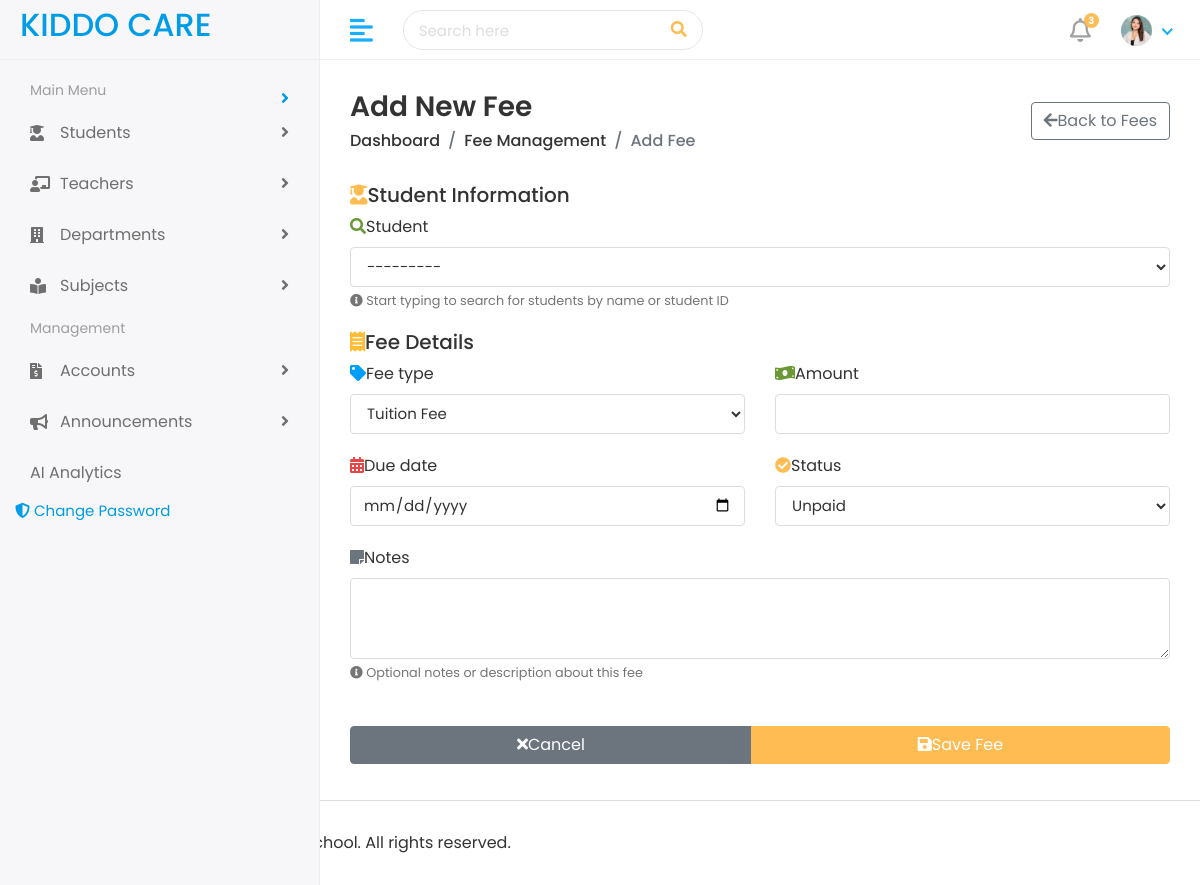
The page /adminservices/add-fees/ (signed in) on the database as committed earlier.
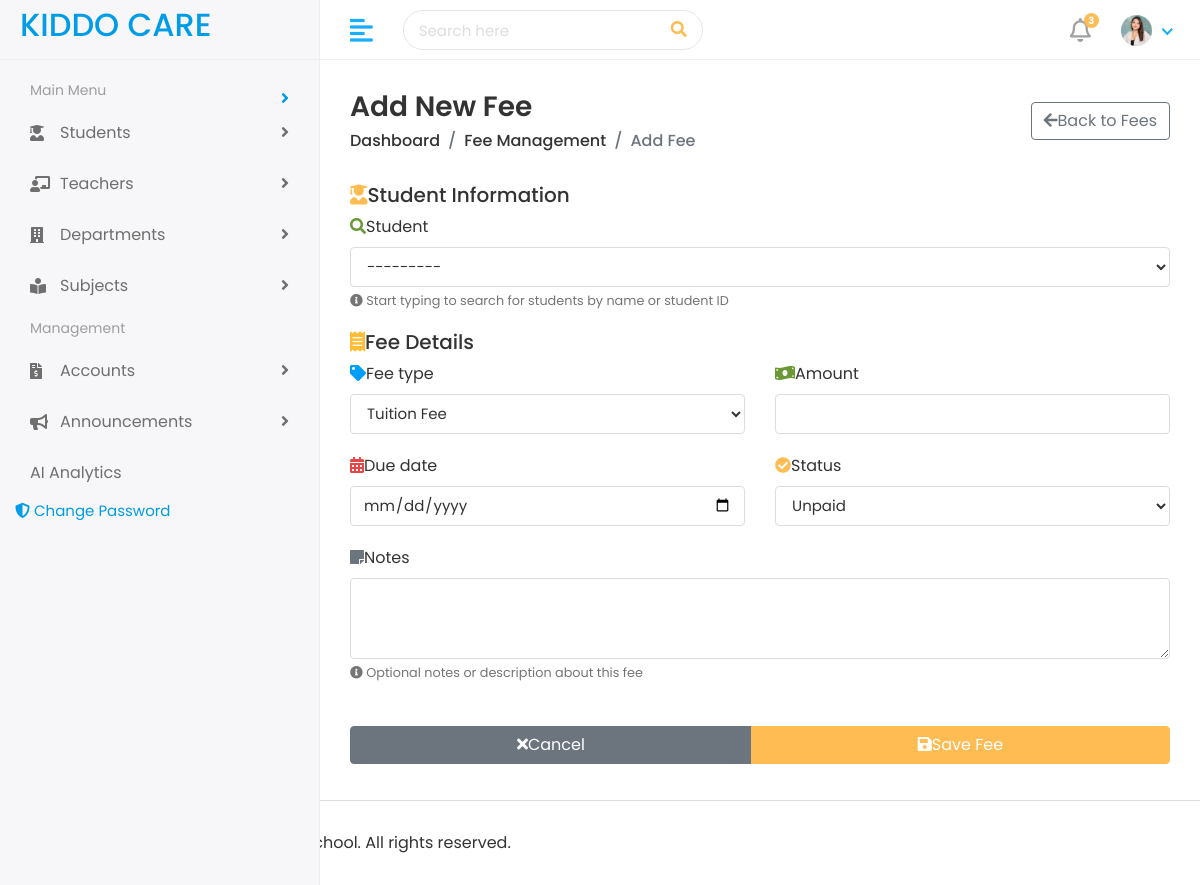
The same page on the database as committed later.
### account/models.py (models this page shows, shortened)
class Fees(models.Model):
    FEE_TYPE_CHOICES = [
        ("tuition", "Tuition Fee"),
        ("admission", "Admission Fee"),
        ("exam", "Exam Fee"),
        ("transport", "Transport Fee"),
        ("library", "Library Fee"),
        ("sports", "Sports Fee"),
        ("other", "Other"),
    ]
    PAYMENT_METHOD_CHOICES = [
        ("cash", "Cash"),
        ("bank_transfer", "Bank Transfer"),
        ("mobile_money", "Mobile Money"),
        ("cheque", "Cheque"),
        ("online", "Online Payment"),
    ]
    STATUS_CHOICES = [
        ('unpaid', 'Unpaid'),
        ('partial', 'Partially Paid'),
        ('paid', 'Fully Paid'),
        ('overdue', 'Overdue'),
    ]
    id = models.UUIDField(primary_key=True, default=uuid.uuid4, editable=False)
    school = models.ForeignKey(School, on_delete=models.CASCADE, related_name="school_fees")
    student = models.ForeignKey(Student, on_delete=models.CASCADE, related_name="fees")
    fee_type = models.CharField(max_length=20, choices=FEE_TYPE_CHOICES, default="tuition")
    amount = models.DecimalField(max_digits=10, decimal_places=2)
    discount = models.DecimalField(max_digits=10, decimal_places=2, default=0)
    due_date = models.DateField()
    paid = models.BooleanField(default=False)
    payment_date = models.DateField(blank=True, null=True)
    payment_method = models.CharField(max_length=20, choices=PAYMENT_METHOD_CHOICES, blank=True)
    transaction_id = models.CharField(max_length=100, blank=True)
    status = models.CharField(max_length=10, choices=STATUS_CHOICES, default="unpaid")
    receipt_number = models.CharField(max_length=50, blank=True, editable=False)
    notes = models.TextField(blank=True)
    created_at = models.DateTimeField(auto_now_add=True)
    updated_at = models.DateTimeField(auto_now=True)
    class Meta:
        verbose_name = "Fee"
        verbose_name_plural = "Fees"
        ordering = ["-created_at"]

class Student(models.Model):
    CLASS_CHOICES = [
        ("CRECHE", "Creche"),
        ("NURSERY_1", "Nursery 1"),
        ("NURSERY_2", "Nursery 2"),
        ("KINDERGARTEN", "Kindergarten"),
        ("UPPER_PRIMARY_4", "Upper Primary 4"),
        ("UPPER_PRIMARY_5", "Upper Primary 5"),
        ("UPPER_PRIMARY_6", "Upper Primary 6"),
        ("JHS_1", "JHS 1"),
        ("JHS_2", "JHS 2"),
        ("JHS_3", "JHS 3"),
    ]
    PROMOTION_STATUS_CHOICES = [
        ("pending", "Pending"),
        ("promoted", "Promoted"),
        ("retained", "Retained"),
        ("graduated", "Graduated"),
    ]
    id = models.UUIDField(primary_key=True, default=uuid.uuid4, editable=False)
    user = models.OneToOneField(CustomUser, on_delete=models.CASCADE, related_name="student_profile")
    parent = models.ForeignKey(Parent, on_delete=models.CASCADE, related_name="students")
    school = models.ForeignKey(School, on_delete=models.CASCADE, related_name="students")
    student_id = models.CharField(max_length=20, unique=True, editable=False)
    admission_number = models.CharField(max_length=20, unique=True, editable=False)
    student_class = models.CharField(max_length=50, choices=CLASS_CHOICES)
    previous_class = models.CharField(max_length=50, choices=CLASS_CHOICES, blank=True, null=True)
    promotion_status = models.CharField(
        max_length=20,
        choices=PROMOTION_STATUS_CHOICES,
        default="pending",
        help_text="Current promotion status of the student"
    )
    promoted_to = models.CharField(
        max_length=50,
        choices=CLASS_CHOICES,
        blank=True,
        null=True,
        help_text="Class to which student will be promoted"
    )
    promotion_date = models.DateField(blank=True, null=True)
    joining_date = models.DateField(default=timezone.now)
    mobile_number = models.CharField(max_length=15)
    student_image = models.ImageField(upload_to="student_images/", blank=True, null=True)
    allergies = models.TextField(blank=True)
    medical_conditions = models.TextField(blank=True)
    slug = models.SlugField(unique=True, max_length=150, blank=True)
    is_active = models.BooleanField(default=True)
    notes = models.TextField(blank=True)
    created_at = models.DateTimeField(auto_now_add=True)
    updated_at = models.DateTimeField(auto_now=True)
    class Meta:
        verbose_name = "Student"
        verbose_name_plural = "Students"
        ordering = ["-created_at"]
    def __str__(self):
        return f"{self.user.get_full_name()} ({self.student_id}) - {self.get_student_class_display()}"

### adminservices/views.py (the view)
# urls.py: path('add-fees/', views.add_fees, name='add-fees'),
@login_required(login_url='account:login')
def add_fees(request):
    if not request.user.is_authenticated or request.user.role != "admin":
        messages.error(request, "You are not authorized to perform this action.")
        return redirect("account:login")
    school = getattr(request.user, 'managed_school', None)
    if not school:
        messages.error(request, "Your account is not linked to a school.")
        return redirect("adminservices:admin-dashboard")
    if request.method == "POST":
        form = AddFeesForm(request.POST, school=school)
        if form.is_valid():
            try:
                with transaction.atomic():
                    fee = form.save(commit=False)
                    fee.school = school
                    fee.save()
                    try:
                        student = fee.student
                        parent_emails, parent_phones = get_student_parent_contacts(student)
                        email_message = (
                            f"Dear Parent/Guardian,\n\n"
                            f"A new fee has been added for your child:\n\n"
                            f"Student: {student.user.get_full_name()}\n"
                            f"Fee Type: {fee.get_fee_type_display()}\n"
                            f"Amount: ${fee.amount:.2f}\n"
                            f"Due Date: {fee.due_date}\n"
                            f"Status: {fee.get_status_display()}\n\n"
                            f"Please make payment before the due date.\n\n"
                            f"Thank you,\n"
                            f"{school.name} Administration"
                        )
                        sms_message = (
                            f"New fee for {student.user.first_name}: {fee.get_fee_type_display()} - "
                            f"${fee.amount:.2f} due {fee.due_date}. Check email for details."
                        )
                        notification_results = send_notification(
                            emails=parent_emails,
                            phones=parent_phones,
                            subject=f"New Fee Added for {student.user.get_full_name()} - {school.name}",
                            message=email_message
                        )
                        if notification_results.get('email_sent') and notification_results.get('sms_sent'):
                            messages.success(request,
                                f"Fee for '{student.user.get_full_name()}' added successfully! "
                                f"Parents notified."
                            )
                        elif notification_results.get('email_sent'):
                            messages.success(request,
                                f"Fee for '{student.user.get_full_name()}' added successfully! "
                                f"Email queued for parents."
                            )
                        else:
                            messages.success(request,
                                f"Fee for '{student.user.get_full_name()}' added successfully!"
                            )
                    except Exception as e:
                        logger.error(f"Notification error: {str(e)}")
                        messages.success(request,
                            f"Fee for '{student.user.get_full_name()}' added successfully!" # type: ignore
                        )
                    return redirect("adminservices:list-fees")
            except Exception as e:
                logger.error(f"Failed to add fee: {str(e)}", exc_info=True)
                messages.error(request, f"An error occurred while saving: {str(e)}")
        else:
            messages.error(request, "Please correct the errors below.")
    else:
        form = AddFeesForm(school=school)
    students = Student.objects.filter(school=school, is_active=True).select_related('user')
    return render(request, "adminservices/add_fees.html", {"form": form, "students": students})

### adminservices/templates/adminservices/add_fees.html (shortened to what the changed rows need)
{% extends "adminservices/base.html" %}
{% load static %}
{% block content %}
<div class="page-wrapper">
  <div class="content container-fluid">
    <div class="form-card">
      <form method="post" novalidate>
        <div class="form-section">
          <div class="row">
            <div class="col-md-12">
              <div class="form-group">
                <label for="{{ form.student.id_for_label }}">
                  <i class="fas fa-search me-2 text-success"></i>{{ form.student.label }}
                </label>
                {{ form.student }}
                <small class="form-text text-muted mt-1">
                  <i class="fas fa-info-circle me-1"></i>
                  Start typing to search for students by name or student ID
                </small>
              </div>
            </div>
          </div>
        </div>
        <div class="form-section">
          <div class="row">
            <div class="col-md-6">
              <div class="form-group">
                <label for="{{ form.fee_type.id_for_label }}">
                  <i class="fas fa-tag me-2 text-info"></i>{{ form.fee_type.label }}
                </label>
                {{ form.fee_type }}
              </div>
            </div>
            <div class="col-md-6">
              <div class="form-group">
                <label for="{{ form.amount.id_for_label }}">
                  <i class="fas fa-money-bill-wave me-2 text-success"></i>{{ form.amount.label }}
                </label>
                {{ form.amount }}
              </div>
            </div>
            <div class="col-md-6">
              <div class="form-group">
                <label for="{{ form.due_date.id_for_label }}">
                  <i class="fas fa-calendar-alt me-2 text-danger"></i>{{ form.due_date.label }}
                </label>
                {{ form.due_date }}
              </div>
            </div>
            <div class="col-md-6">
              <div class="form-group">
                <label for="{{ form.status.id_for_label }}">
                  <i class="fas fa-check-circle me-2 text-primary"></i>{{ form.status.label }}
                </label>
                {{ form.status }}
              </div>
            </div>
            <div class="col-12">
              <div class="form-group">
                <label for="{{ form.notes.id_for_label }}">
                  <i class="fas fa-sticky-note me-2 text-secondary"></i>{{ form.notes.label }}
                </label>
                {{ form.notes }}
                <small class="form-text text-muted mt-1">
                  <i class="fas fa-info-circle me-1"></i>
                  Optional notes or description about this fee
                </small>
              </div>
            </div>
          </div>
        </div>
      </form>
    </div>
  </div>
</div>
{% endblock %}

Rows that differ between the two databases and show on the page:
added Student: student "---------"
